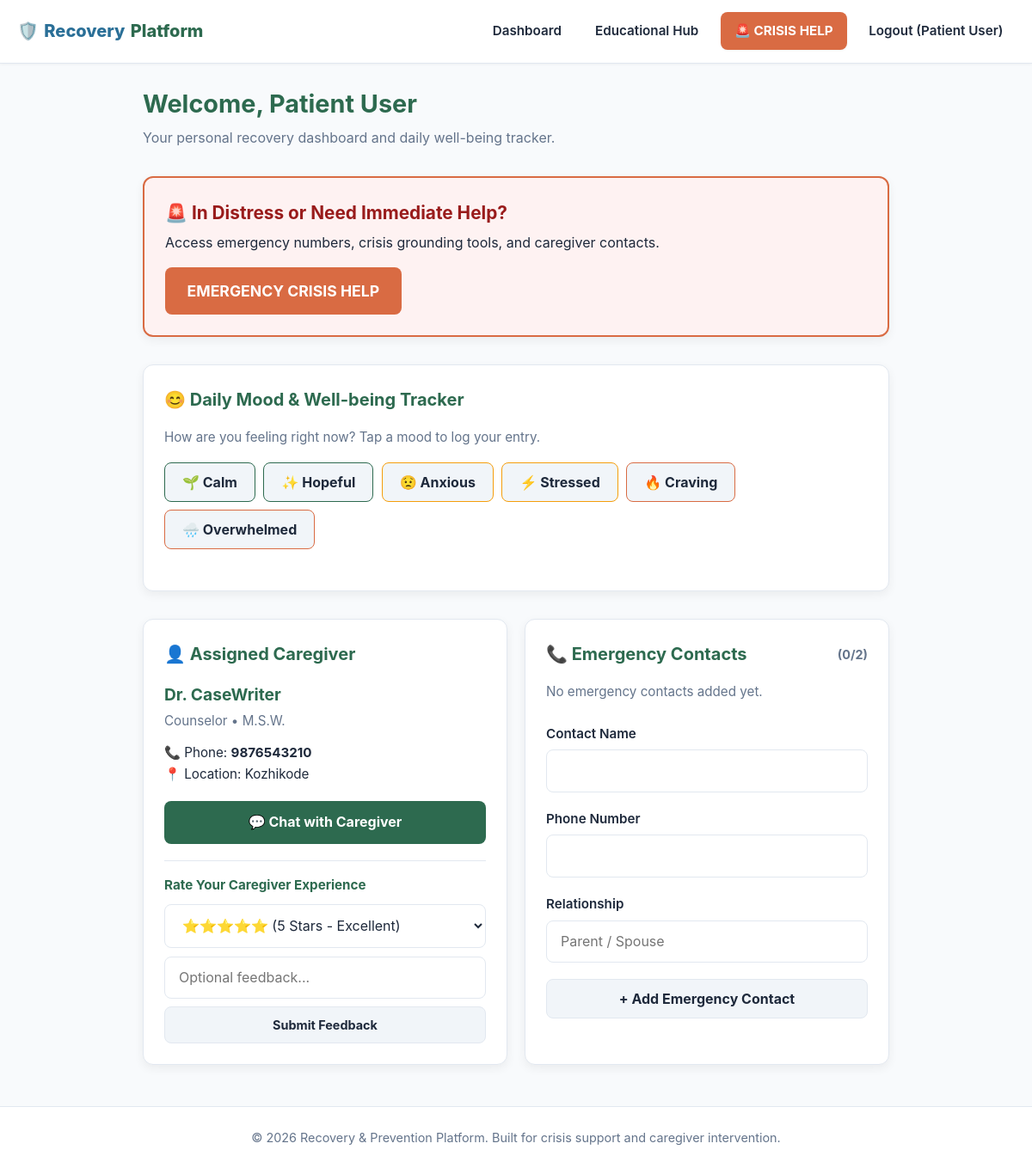
The app's page /dashboard/individual (signed in) with its own data.
### tables this page shows
CREATE TABLE users (
    id TEXT PRIMARY KEY,
    role TEXT CHECK(role IN ('individual', 'caregiver', 'admin')) NOT NULL,
    name TEXT NOT NULL,
    email TEXT UNIQUE NOT NULL,
    phone TEXT NOT NULL,
    location TEXT NOT NULL,
    password_hash TEXT NOT NULL,
    created_at DATETIME DEFAULT CURRENT_TIMESTAMP
);

CREATE TABLE caregiver_profiles (
    user_id TEXT PRIMARY KEY,
    education TEXT NOT NULL,
    qualification TEXT NOT NULL,
    experience TEXT NOT NULL,
    is_verified INTEGER DEFAULT 0,
    is_active INTEGER DEFAULT 0,
    last_login DATETIME DEFAULT CURRENT_TIMESTAMP,
    FOREIGN KEY(user_id) REFERENCES users(id) ON DELETE CASCADE
);

### app.py (the view, shortened to what this page needs)
@app.route('/dashboard/individual')
@role_required('individual')
def dashboard_individual():
    user_id = session['user_id']
    update_caregiver_inactivity_status()
    conn = get_db()
    cursor = conn.cursor()
    cursor.execute("SELECT * FROM users WHERE id = ?", (user_id,))
    user = cursor.fetchone()
    cursor.execute("SELECT * FROM emergency_contacts WHERE user_id = ? ORDER BY created_at ASC", (user_id,))
    contacts = cursor.fetchall()
    cursor.execute("""
        SELECT u.id, u.name, u.email, u.phone, u.location, cp.education, cp.qualification
        FROM assignments a
        JOIN users u ON a.caregiver_id = u.id
        JOIN caregiver_profiles cp ON u.id = cp.user_id
        WHERE a.individual_id = ?
    """, (user_id,))
    caregiver = cursor.fetchone()
    caregiver_rating = None
    existing_review = None
    if caregiver:
        caregiver_rating = get_caregiver_rating_info(caregiver['id'])
        cursor.execute("SELECT * FROM reviews WHERE individual_id = ? AND caregiver_id = ?", (user_id, caregiver['id']))
        existing_review = cursor.fetchone()
    cursor.execute("SELECT * FROM mood_logs WHERE user_id = ? ORDER BY created_at DESC LIMIT 10", (user_id,))
    mood_logs = cursor.fetchall()
    conn.close()
    return render_template(
        'dashboard_user.html',
        user=user,
        contacts=contacts,
        caregiver=caregiver,
        caregiver_rating=caregiver_rating,
        existing_review=existing_review,
        mood_logs=mood_logs
    )

### auth.py (called while the page is built)
def role_required(*roles):
    def decorator(f):
        @wraps(f)
        def decorated_function(*args, **kwargs):
            if 'user_id' not in session:
                flash("Please log in to access this page.", "warning")
                return redirect(url_for('auth.login'))
            if session.get('user_role') not in roles:
                flash("Unauthorized access.", "danger")
                return redirect(url_for('auth.login'))
            return f(*args, **kwargs)
        return decorated_function
    return decorator

### database.py (called while the page is built)
def get_db():
    conn = sqlite3.connect(DB_PATH, timeout=10.0)
    conn.row_factory = sqlite3.Row
    conn.execute("PRAGMA foreign_keys = ON;")
    conn.execute("PRAGMA journal_mode = WAL;")
    conn.execute("PRAGMA synchronous = NORMAL;")
    return conn

def update_caregiver_inactivity_status():
    conn = get_db()
    cursor = conn.cursor()
    thirty_days_ago = (datetime.utcnow() - timedelta(days=30)).strftime("%Y-%m-%d %H:%M:%S")
    cursor.execute(
        "UPDATE caregiver_profiles SET is_active = 0 WHERE last_login < ?",
        (thirty_days_ago,)
    )
    conn.commit()
    conn.close()

def get_caregiver_rating_info(caregiver_id):
    conn = get_db()
    cursor = conn.cursor()
    cursor.execute("""
        SELECT AVG(rating) as avg_rating, COUNT(*) as review_count
        FROM reviews
        WHERE caregiver_id = ?
    """, (caregiver_id,))
    row = cursor.fetchone()
    conn.close()
    avg_score = round(row['avg_rating'], 1) if row['avg_rating'] else None
    return {
        'avg_rating': avg_score,
        'review_count': row['review_count']
    }

### templates/dashboard_user.html (shortened to what this page needs)
{% extends "base.html" %}
{% block content %}
<div style="margin-bottom: 2rem;">
    <h1 style="font-size: 1.8rem; margin-bottom: 0.25rem; color: var(--brand-primary);">Welcome, {{ user.name }}</h1>
    <p style="color: var(--text-muted);">Your personal recovery dashboard and daily well-being tracker.</p>
</div>
<div class="card" style="background: #fef2f2; border: 2px solid var(--cta-terracotta); margin-bottom: 2rem;">
    <div style="display: flex; justify-content: space-between; align-items: center; flex-wrap: wrap; gap: 1rem;">
        <div>
            <h2 style="color: #991b1b; font-size: 1.3rem; margin-bottom: 0.3rem;">🚨 In Distress or Need Immediate Help?</h2>
            <p style="color: var(--text-main); font-size: 1rem;">Access emergency numbers, crisis grounding tools, and caregiver contacts.</p>
        </div>
        <a href="{{ url_for('panic_button') }}" class="btn btn-danger" style="font-size: 1.1rem; padding: 0.85rem 1.6rem;" aria-label="Open Emergency Crisis Help Page">
            EMERGENCY CRISIS HELP
        </a>
    </div>
</div>
<div class="card" style="margin-bottom: 2rem;">
    <h2 class="card-title" style="color: var(--brand-primary);">
        😊 Daily Mood & Well-being Tracker
    </h2>
    <p style="color: var(--text-muted); font-size: 0.95rem; margin-bottom: 1rem;">How are you feeling right now? Tap a mood to log your entry.</p>
    <form action="{{ url_for('log_mood') }}" method="POST" style="margin-bottom: 1.5rem;">
        <div style="display: flex; flex-wrap: wrap; gap: 0.6rem; margin-bottom: 1rem;">
            <button type="submit" name="mood_type" value="Calm" class="btn btn-secondary" style="border-color: var(--brand-primary);">🌱 Calm</button>
            <button type="submit" name="mood_type" value="Hopeful" class="btn btn-secondary" style="border-color: var(--brand-primary);">✨ Hopeful</button>
            <button type="submit" name="mood_type" value="Anxious" class="btn btn-secondary" style="border-color: #f59e0b;">😟 Anxious</button>
            <button type="submit" name="mood_type" value="Stressed" class="btn btn-secondary" style="border-color: #f59e0b;">⚡ Stressed</button>
            <button type="submit" name="mood_type" value="Craving" class="btn btn-secondary" style="border-color: var(--cta-terracotta);">🔥 Craving</button>
            <button type="submit" name="mood_type" value="Overwhelmed" class="btn btn-secondary" style="border-color: var(--cta-terracotta);">🌧️ Overwhelmed</button>
        </div>
    </form>
</div>
<div class="grid-2">
    <div class="card">
        <h2 class="card-title">👤 Assigned Caregiver</h2>
        {% if caregiver %}
            <div style="margin-bottom: 1.2rem;">
                <h3 style="font-size: 1.2rem; color: var(--brand-primary);">{{ caregiver.name }}</h3>
                <p style="color: var(--text-muted); font-size: 0.95rem; margin-top: 0.2rem;">{{ caregiver.qualification }} • {{ caregiver.education }}</p>
                <div style="margin-top: 0.8rem; font-size: 0.95rem;">
                    <p>📞 Phone: <strong>{{ caregiver.phone }}</strong></p>
                    <p>📍 Location: {{ caregiver.location }}</p>
                </div>
            </div>
            <a href="{{ url_for('chat', recipient_id=caregiver.id) }}" class="btn btn-primary" style="width: 100%; margin-bottom: 1.2rem;">
                💬 Chat with Caregiver
            </a>
            <div style="border-top: 1px solid var(--border-subtle); padding-top: 1rem;">
                <h4 style="font-size: 0.95rem; color: var(--brand-primary); margin-bottom: 0.6rem;">Rate Your Caregiver Experience</h4>
                <form action="{{ url_for('submit_caregiver_review') }}" method="POST">
                    <div class="form-group" style="margin-bottom: 0.6rem;">
                        <select name="rating" class="form-control" style="min-height: 40px;" required>
                            <option value="5" {% if existing_review and existing_review.rating == 5 %}selected{% endif %}>⭐⭐⭐⭐⭐ (5 Stars - Excellent)</option>
                        </select>
                    </div>
                    <div class="form-group" style="margin-bottom: 0.6rem;">
                        <input type="text" name="review_text" class="form-control" placeholder="Optional feedback..." value="{% if existing_review %}{{ existing_review.review_text }}{% endif %}" style="min-height: 40px;">
                    </div>
                    <button type="submit" class="btn btn-secondary" style="width: 100%; font-size: 0.9rem; min-height: 40px;">Submit Feedback</button>
                </form>
            </div>
        {% endif %}
    </div>
    <div class="card">
        <h2 class="card-title">
            📞 Emergency Contacts
            <span style="font-size: 0.9rem; color: var(--text-muted);">({{ contacts|length }}/2)</span>
        </h2>
        {% if contacts %}
            <ul style="list-style: none; margin-bottom: 1.5rem;">
                {% for contact in contacts %}
                    <li style="display: flex; justify-content: space-between; align-items: center; padding: 0.75rem 0; border-bottom: 1px solid var(--border-subtle);">
                        <div>
                            <strong>{{ contact.name }}</strong> ({{ contact.relationship }})
                            <br><span style="color: var(--text-muted); font-size: 0.95rem;">{{ contact.phone }}</span>
                        </div>
                        <form action="{{ url_for('delete_emergency_contact', contact_id=contact.id) }}" method="POST" style="margin: 0;">
                            <button type="submit" class="btn btn-danger" style="padding: 0.35rem 0.7rem; font-size: 0.85rem;" aria-label="Remove {{ contact.name }}">Remove</button>
                        </form>
                    </li>
                {% endfor %}
            </ul>
        {% else %}
            <p style="color: var(--text-muted); font-size: 0.95rem; margin-bottom: 1.5rem;">No emergency contacts added yet.</p>
        {% endif %}
        {% if contacts|length < 2 %}
            <form action="{{ url_for('add_emergency_contact') }}" method="POST">
                <div class="form-group">
                    <label for="contact-name">Contact Name</label>
                    <input type="text" id="contact-name" name="name" class="form-control" required>
                </div>
                <div class="form-group">
                    <label for="contact-phone">Phone Number</label>
                    <input type="tel" id="contact-phone" name="phone" class="form-control" required>
                </div>
                <div class="form-group">
                    <label for="contact-rel">Relationship</label>
                    <input type="text" id="contact-rel" name="relationship" class="form-control" placeholder="Parent / Spouse" required>
                </div>
                <button type="submit" class="btn btn-secondary" style="width: 100%;">+ Add Emergency Contact</button>
            </form>
        {% endif %}
    </div>
</div>
{% endblock %}

### templates/base.html (shortened to what this page needs)
<!DOCTYPE html>
<html lang="en">
<head>
    <link rel="stylesheet" href="{{ url_for('static', filename='css/style.css') }}">
</head>
<body>
    <header>
        <nav class="navbar" aria-label="Main Navigation">
            <a href="{{ url_for('index') }}" class="navbar-brand" aria-label="Recovery Platform Home">
                🛡️ <span>Recovery</span>Platform
            </a>
            <ul class="nav-links">
                {% if session.get('user_id') %}
                    {% if session.get('user_role') == 'individual' %}
                        <li><a href="{{ url_for('dashboard_individual') }}">Dashboard</a></li>
                        <li><a href="{{ url_for('resources') }}">Educational Hub</a></li>
                        <li>
                            <a href="{{ url_for('panic_button') }}" class="panic-nav-btn" aria-label="Emergency Crisis Help">
                                🚨 CRISIS HELP
                            </a>
                        </li>
                    {% elif session.get('user_role') == 'admin' %}
                        <li><a href="{{ url_for('dashboard_admin') }}">Admin Console</a></li>
                    {% endif %}
                    <li><a href="{{ url_for('auth.logout') }}" aria-label="Logout">Logout ({{ session.get('user_name') }})</a></li>
                {% endif %}
            </ul>
        </nav>
    </header>
    <main id="main-content" class="container" tabindex="-1">
        {% block content %}{% endblock %}
    </main>
    <footer>
        <p>&copy; 2026 Recovery & Prevention Platform. Built for crisis support and caregiver intervention.</p>
    </footer>
</body>
</html>

### static/css/style.css (style rules this page uses)
:root { --bg-main: #f8fafc; --bg-card: #ffffff; --bg-card-alt: #f1f5f9; --brand-primary: #2d6a4f; --brand-primary-hover: #1b4332; --brand-soft-sage: #e8f5e9; --accent-teal: #2a6f97; --accent-teal-hover: #014f86; --cta-terracotta: #d96b43; --cta-terracotta-hover: #c05621; --text-main: #1e293b; --text-muted: #64748b; --border-subtle: #e2e8f0; --focus-ring: #2a6f97; --radius-sm: 8px; --radius-md: 12px; --radius-lg: 16px; --shadow-sm: 0 1px 3px rgba(0, 0, 0, 0.05); --shadow-md: 0 4px 12px rgba(0, 0, 0, 0.06); --shadow-lg: 0 10px 25px rgba(0, 0, 0, 0.08); }
* { box-sizing: border-box; margin: 0; padding: 0; font-family: 'Inter', system-ui, -apple-system, BlinkMacSystemFont, "Segoe UI", Roboto, sans-serif; }
body { background-color: var(--bg-main); color: var(--text-main); min-height: 100vh; display: flex; flex-direction: column; font-size: 1rem; line-height: 1.6; -webkit-font-smoothing: antialiased; }
.navbar { background: var(--bg-card); border-bottom: 1px solid var(--border-subtle); padding: 0.9rem 1.25rem; display: flex; justify-content: space-between; align-items: center; position: sticky; top: 0; z-index: 100; box-shadow: var(--shadow-sm); }
.navbar-brand { font-size: 1.25rem; font-weight: 800; color: var(--brand-primary); text-decoration: none; display: flex; align-items: center; gap: 0.4rem; }
.navbar-brand span { color: var(--accent-teal); }
.nav-links { display: flex; align-items: center; gap: 0.75rem; list-style: none; flex-wrap: wrap; }
.nav-links a { color: var(--text-main); text-decoration: none; font-weight: 600; padding: 0.5rem 0.85rem; border-radius: var(--radius-sm); font-size: 0.95rem; transition: background 0.2s, color 0.2s; min-height: 44px; display: inline-flex; align-items: center; }
.panic-nav-btn { background: var(--cta-terracotta) !important; color: white !important; font-weight: 700 !important; padding: 0.5rem 1rem !important; border-radius: var(--radius-sm); text-decoration: none; box-shadow: var(--shadow-sm); }
.container { max-width: 900px; margin: 1.5rem auto; padding: 0 1rem; flex: 1; width: 100%; }
.card { background: var(--bg-card); border: 1px solid var(--border-subtle); border-radius: var(--radius-md); padding: 1.5rem; margin-bottom: 1.5rem; box-shadow: var(--shadow-md); }
.card-title { font-size: 1.25rem; font-weight: 700; margin-bottom: 1rem; color: var(--brand-primary); display: flex; justify-content: space-between; align-items: center; flex-wrap: wrap; gap: 0.5rem; }
.grid-2 { display: grid; grid-template-columns: repeat(auto-fit, minmax(280px, 1fr)); gap: 1.25rem; }
.btn { padding: 0.75rem 1.25rem; border-radius: var(--radius-sm); border: none; font-weight: 700; cursor: pointer; text-decoration: none; display: inline-flex; align-items: center; justify-content: center; gap: 0.5rem; font-size: 1rem; min-height: 46px; transition: background 0.2s; }
.btn-primary { background: var(--brand-primary); color: white; }
.btn-danger { background: var(--cta-terracotta); color: white; }
.btn-secondary { background: var(--bg-card-alt); color: var(--text-main); border: 1px solid var(--border-subtle); }
.form-group { margin-bottom: 1.2rem; }
.form-group label { display: block; font-size: 0.95rem; font-weight: 600; color: var(--text-main); margin-bottom: 0.4rem; }
.form-control { width: 100%; padding: 0.85rem 1rem; border-radius: var(--radius-sm); background: #ffffff; border: 1.5px solid var(--border-subtle); color: var(--text-main); font-size: 1rem; min-height: 46px; }
footer { border-top: 1px solid var(--border-subtle); padding: 1.5rem; text-align: center; color: var(--text-muted); font-size: 0.9rem; margin-top: auto; background: var(--bg-card); }

### records on screen
users: get "Patient User", name "Patient User"
users: name "Dr. CaseWriter", phone "9876543210", location "Kozhikode"
caregiver_profiles: qualification "Counselor", education "M.S.W."

### other values on screen
{{ contacts|length }} "0"
